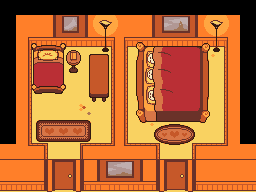

This is a level from a 2D game, rendered from its Tiled map with the project's own tilesets. A one-line summary and the complete map file follow:
An orthogonal 16x12 tile map with 16x16 px tiles, 3 tile layers (BGLower, BGUpper, BGUpper2).

<map version="1.10" tiledversion="1.10.1" orientation="orthogonal" renderorder="right-down" width="16" height="12" tilewidth="16" tileheight="16" infinite="0" nextlayerid="12" nextobjectid="546">
 <tileset firstgid="1" source="Snowdin.tsx" />
 <layer id="7" name="BGLower" width="16" height="12">
  <data encoding="csv">
3409,2898,2899,2900,2901,2902,2903,2904,2905,2906,2907,2908,2909,2910,2911,3409,
3409,2962,2963,2964,2965,2966,2967,2968,2969,2970,2971,2972,2973,2974,2975,3409,
3409,3026,3027,3028,3029,3030,3031,3032,3033,3034,3035,3036,3037,3038,3039,3409,
3409,3090,3091,3092,3093,3094,3095,3096,3097,3098,3099,3100,3101,3102,3103,3409,
3409,3154,3155,3156,3157,3158,3159,3160,3161,3162,3163,3164,3165,3166,3167,3409,
3409,3218,3219,3220,3221,3222,3223,3224,3225,3226,3227,3228,3229,3230,3231,3409,
3409,3282,3283,3284,3285,3286,3287,3288,3289,3290,3291,3292,3293,3294,3295,3409,
3409,3346,3347,3348,3349,3350,3351,3352,3353,3354,3355,3356,3357,3358,3359,3409,
3409,3410,3411,3412,3413,3414,3415,3416,3417,3418,3419,3420,3421,3422,3423,3409,
3473,3474,3475,3476,3477,3478,3479,3480,3481,3482,3483,3484,3485,3486,3487,3488,
3537,3538,3539,3540,3541,3542,3543,3544,3545,3546,3547,3548,3549,3550,3551,3552,
3601,3602,3603,3604,3605,3606,3607,3608,3609,3610,3611,3612,3613,3614,3615,3616
</data>
 </layer>
 <layer id="8" name="BGUpper" width="16" height="12">
  <data encoding="csv">
0,0,0,0,0,0,0,0,0,0,0,0,0,0,0,0,
0,0,0,0,0,0,0,0,0,0,0,0,0,0,0,0,
0,0,0,0,0,0,0,0,0,0,0,0,0,0,0,0,
0,0,0,0,0,0,0,0,0,0,0,0,0,0,0,0,
0,0,0,0,0,0,0,0,0,0,0,0,0,0,0,0,
0,0,0,0,0,0,0,0,0,0,0,0,0,0,0,0,
0,0,0,0,0,0,0,0,0,0,0,0,0,0,0,0,
0,0,0,0,0,0,0,0,0,0,0,0,0,0,0,0,
0,0,0,0,0,0,0,0,0,0,0,0,0,0,0,0,
0,0,0,0,0,0,0,0,0,0,0,0,0,0,0,0,
0,0,0,0,0,0,0,0,0,0,0,0,0,0,0,0,
0,0,0,0,0,0,0,0,0,0,0,0,0,0,0,0
</data>
 </layer>
 <layer id="9" name="BGUpper2" width="16" height="12">
  <data encoding="csv">
0,0,0,0,0,0,0,0,0,0,0,0,0,0,0,0,
0,0,0,0,0,0,0,0,0,0,0,0,0,0,0,0,
0,0,0,0,0,0,0,0,0,0,0,0,0,0,0,0,
0,0,0,0,0,0,0,0,0,0,0,0,0,0,0,0,
0,0,0,0,0,0,0,0,0,0,0,0,0,0,0,0,
0,0,0,0,0,0,0,0,0,0,0,0,0,0,0,0,
0,0,0,0,0,0,0,0,0,0,0,0,0,0,0,0,
0,0,0,0,0,0,0,0,0,0,0,0,0,0,0,0,
0,0,0,0,0,0,0,0,0,0,0,0,0,0,0,0,
0,0,0,0,0,0,0,0,0,0,0,0,0,0,0,0,
0,0,0,0,0,0,0,0,0,0,0,0,0,0,0,0,
0,0,0,0,0,0,0,0,0,0,0,0,0,0,0,0
</data>
 </layer>
 <objectgroup id="10" name="Wall" />
 <objectgroup id="3" name="Entity" opacity="0.71" />
 <objectgroup draworder="index" id="4" name="Warp" />
 <objectgroup id="11" name="Path" />
</map>